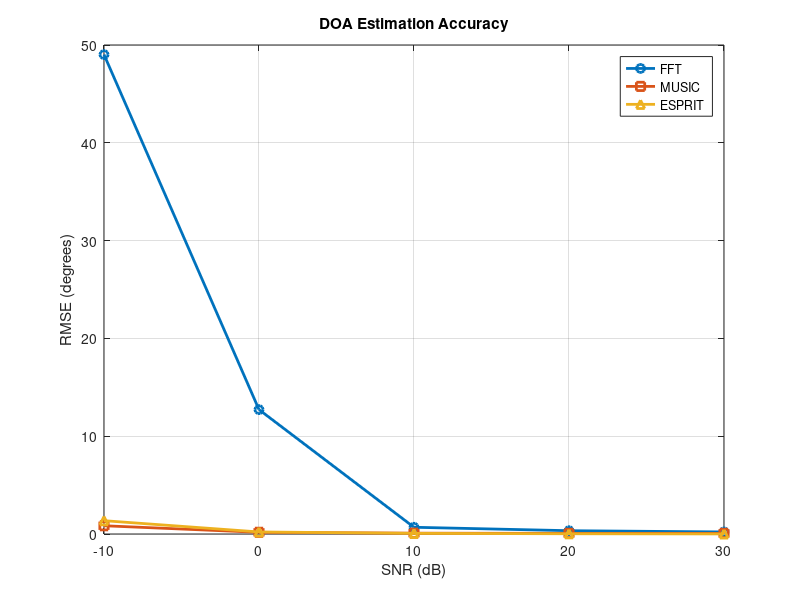
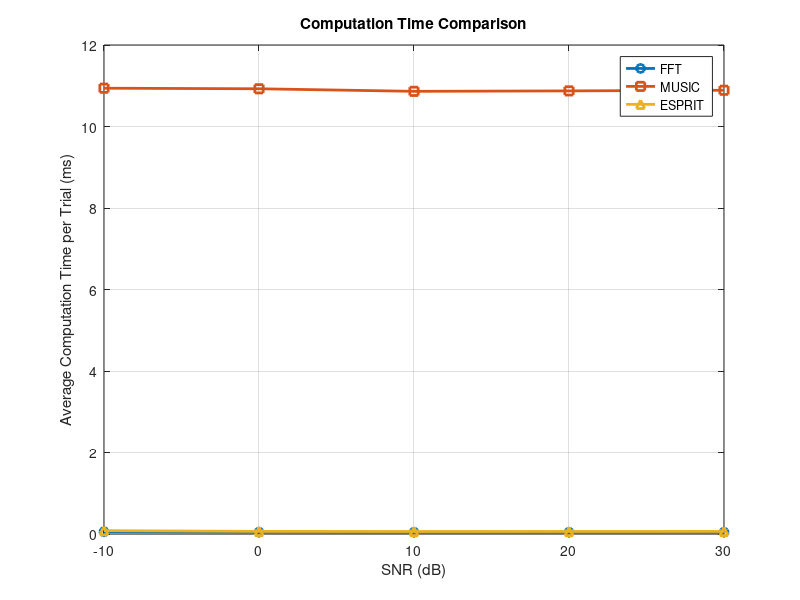

Write MATLAB code to recreate these figures, in order.
clc; clear; close all;

%% Parameters
M = 8;                      % Number of antenna elements
N = 200;                    % Number of time snapshots
theta_true = 30;            % True DOA in degrees
lambda = 1;                 % Wavelength
d = lambda / 2;             % Inter-element spacing
k = 2 * pi / lambda;        % Wave number
fft_len = 512;              % FFT length
trials = 100;               % Monte Carlo trials per SNR
SNR_dB = [-10, 0, 10, 20, 30];

%% Frequency to angle axis for FFT
fs = linspace(-0.5, 0.5, fft_len);
theta_axis = asind(fs * lambda / d);

%% Result storage
rmse_fft = zeros(size(SNR_dB));
rmse_music = zeros(size(SNR_dB));
rmse_esprit = zeros(size(SNR_dB));

time_fft = zeros(size(SNR_dB));
time_music = zeros(size(SNR_dB));
time_esprit = zeros(size(SNR_dB));

%% Loop over SNRs
for snr_idx = 1:length(SNR_dB)
    snr = 10^(SNR_dB(snr_idx)/10);
    theta_fft_all = zeros(1, trials);
    theta_music_all = zeros(1, trials);
    theta_esprit_all = zeros(1, trials);

    t_fft_all = zeros(1, trials);
    t_music_all = zeros(1, trials);
    t_esprit_all = zeros(1, trials);

    for t = 1:trials
        %% Signal generation
        m = (0:M-1).';  % Antenna indices
        theta_rad = deg2rad(theta_true);
        a = exp(1j * k * d * m * sin(theta_rad));  % Steering vector
        time_vec = 0:N-1;
        signal = exp(1j * 2 * pi * 0.05 * time_vec);  % Narrowband signal
        X = a * signal;  % M x N ideal signal

        % Add noise
        noise_power = 1 / snr;
        noise = sqrt(noise_power/2) * (randn(M, N) + 1j * randn(M, N));
        X_noisy = X + noise;

        %% FFT-Based DOA Estimation (your method)
        tic;
        snapshot = X_noisy(:,1);  % One time snapshot
        fft_out = fftshift(fft(snapshot, fft_len));
        power_spectrum = abs(fft_out).^2;
        [~, idx_fft] = max(power_spectrum);
        theta_fft_all(t) = theta_axis(idx_fft);
        t_fft_all(t) = toc;

        %% MUSIC-Based DOA Estimation
        tic;
        R = (1/N) * (X_noisy * X_noisy');
        [V, D] = eig(R);
        [~, idx] = sort(diag(D), 'descend');
        En = V(:, idx(2:end));  % Noise subspace
        P_music = zeros(size(theta_axis));
        for i = 1:length(theta_axis)
            a_theta = exp(1j * k * d * m * sind(theta_axis(i)));
            P_music(i) = 1 / (a_theta' * (En * En') * a_theta);
        end
        [~, idx_music] = max(P_music);
        theta_music_all(t) = theta_axis(idx_music);
        t_music_all(t) = toc;

        %% ESPRIT-Based DOA Estimation
        tic;
        [Us, ~, ~] = svd(R);
        Us_sig = Us(:, 1);
        Us1 = Us_sig(1:end-1);
        Us2 = Us_sig(2:end);
        Phi = pinv(Us1) * Us2;
        eig_vals = eig(Phi);
        theta_esprit_all(t) = asind(angle(eig_vals(1)) / (k * d));
        t_esprit_all(t) = toc;
    end

    %% RMSE
    rmse_fft(snr_idx) = sqrt(mean((theta_fft_all - theta_true).^2));
    rmse_music(snr_idx) = sqrt(mean((theta_music_all - theta_true).^2));
    rmse_esprit(snr_idx) = sqrt(mean((theta_esprit_all - theta_true).^2));

    %% Timing
    time_fft(snr_idx) = mean(t_fft_all) * 1000;     % ms
    time_music(snr_idx) = mean(t_music_all) * 1000;
    time_esprit(snr_idx) = mean(t_esprit_all) * 1000;
end

%% Plot RMSE
figure;
plot(SNR_dB, rmse_fft, '-o', 'LineWidth', 2); hold on;
plot(SNR_dB, rmse_music, '-s', 'LineWidth', 2);
plot(SNR_dB, rmse_esprit, '-^', 'LineWidth', 2);
xlabel('SNR (dB)');
ylabel('RMSE (degrees)');
legend('FFT', 'MUSIC', 'ESPRIT');
title('DOA Estimation Accuracy');
grid on;

%% Plot Timing
figure;
plot(SNR_dB, time_fft, '-o', 'LineWidth', 2); hold on;
plot(SNR_dB, time_music, '-s', 'LineWidth', 2);
plot(SNR_dB, time_esprit, '-^', 'LineWidth', 2);
xlabel('SNR (dB)');
ylabel('Average Computation Time per Trial (ms)');
legend('FFT', 'MUSIC', 'ESPRIT');
title('Computation Time Comparison');
grid on;
